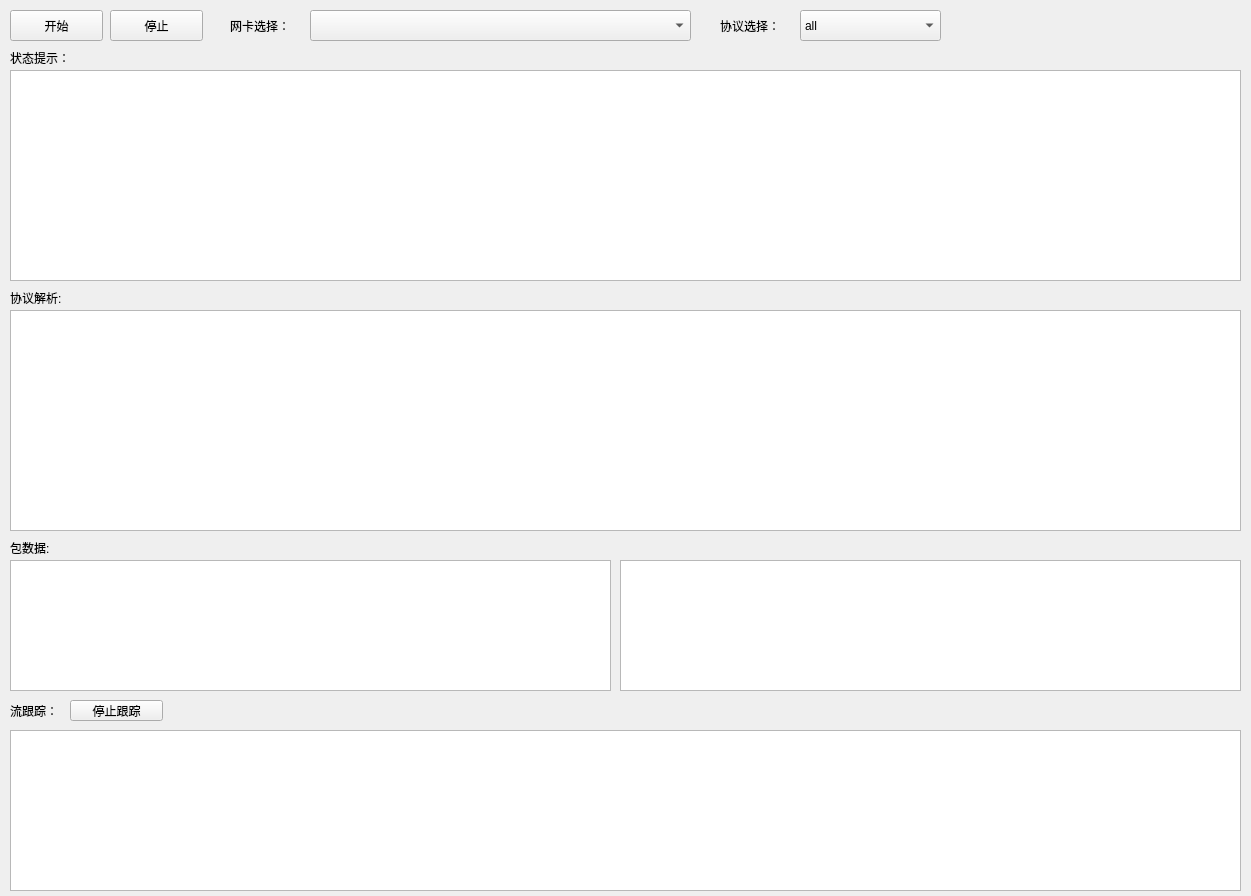
<?xml version="1.0" encoding="UTF-8"?>
<ui version="4.0">
 <class>MainWindow</class>
 <widget class="QMainWindow" name="MainWindow">
  <property name="geometry">
   <rect>
    <x>0</x>
    <y>0</y>
    <width>1251</width>
    <height>896</height>
   </rect>
  </property>
  <property name="windowTitle">
   <string>MainWindow</string>
  </property>
  <widget class="QWidget" name="centralWidget">
   <widget class="QComboBox" name="devSelector">
    <property name="geometry">
     <rect>
      <x>310</x>
      <y>10</y>
      <width>381</width>
      <height>31</height>
     </rect>
    </property>
   </widget>
   <widget class="QComboBox" name="protoSelector">
    <property name="geometry">
     <rect>
      <x>800</x>
      <y>10</y>
      <width>141</width>
      <height>31</height>
     </rect>
    </property>
    <item>
     <property name="text">
      <string>all</string>
     </property>
    </item>
    <item>
     <property name="text">
      <string>HTTP</string>
     </property>
    </item>
    <item>
     <property name="text">
      <string>HTTPS</string>
     </property>
    </item>
    <item>
     <property name="text">
      <string>DNS</string>
     </property>
    </item>
    <item>
     <property name="text">
      <string>SMTP</string>
     </property>
    </item>
    <item>
     <property name="text">
      <string>TCP</string>
     </property>
    </item>
    <item>
     <property name="text">
      <string>UDP</string>
     </property>
    </item>
    <item>
     <property name="text">
      <string>ICMP</string>
     </property>
    </item>
    <item>
     <property name="text">
      <string>IPv4</string>
     </property>
    </item>
    <item>
     <property name="text">
      <string>IPv6</string>
     </property>
    </item>
    <item>
     <property name="text">
      <string>ARP</string>
     </property>
    </item>
   </widget>
   <widget class="QLabel" name="label">
    <property name="geometry">
     <rect>
      <x>10</x>
      <y>50</y>
      <width>71</width>
      <height>16</height>
     </rect>
    </property>
    <property name="text">
     <string>状态提示：</string>
    </property>
   </widget>
   <widget class="QLabel" name="stateDisplay">
    <property name="geometry">
     <rect>
      <x>90</x>
      <y>50</y>
      <width>821</width>
      <height>16</height>
     </rect>
    </property>
    <property name="text">
     <string/>
    </property>
   </widget>
   <widget class="QLabel" name="label_2">
    <property name="geometry">
     <rect>
      <x>720</x>
      <y>10</y>
      <width>71</width>
      <height>31</height>
     </rect>
    </property>
    <property name="text">
     <string>协议选择：</string>
    </property>
   </widget>
   <widget class="QLabel" name="label_3">
    <property name="geometry">
     <rect>
      <x>230</x>
      <y>10</y>
      <width>71</width>
      <height>31</height>
     </rect>
    </property>
    <property name="text">
     <string>网卡选择：</string>
    </property>
   </widget>
   <widget class="QPushButton" name="startButton">
    <property name="geometry">
     <rect>
      <x>10</x>
      <y>10</y>
      <width>93</width>
      <height>31</height>
     </rect>
    </property>
    <property name="text">
     <string>开始</string>
    </property>
   </widget>
   <widget class="QPushButton" name="endButton">
    <property name="geometry">
     <rect>
      <x>110</x>
      <y>10</y>
      <width>93</width>
      <height>31</height>
     </rect>
    </property>
    <property name="text">
     <string>停止</string>
    </property>
   </widget>
   <widget class="QTableWidget" name="outputTable">
    <property name="geometry">
     <rect>
      <x>10</x>
      <y>70</y>
      <width>1231</width>
      <height>211</height>
     </rect>
    </property>
   </widget>
   <widget class="QListWidget" name="protocolAnalyse">
    <property name="geometry">
     <rect>
      <x>10</x>
      <y>310</y>
      <width>1231</width>
      <height>221</height>
     </rect>
    </property>
    <property name="isWrapping" stdset="0">
     <bool>false</bool>
    </property>
   </widget>
   <widget class="QListWidget" name="rawData">
    <property name="geometry">
     <rect>
      <x>10</x>
      <y>560</y>
      <width>601</width>
      <height>131</height>
     </rect>
    </property>
   </widget>
   <widget class="QListWidget" name="rawData_2">
    <property name="geometry">
     <rect>
      <x>620</x>
      <y>560</y>
      <width>621</width>
      <height>131</height>
     </rect>
    </property>
   </widget>
   <widget class="QTableWidget" name="tcpFlowOutput">
    <property name="geometry">
     <rect>
      <x>10</x>
      <y>730</y>
      <width>1231</width>
      <height>161</height>
     </rect>
    </property>
   </widget>
   <widget class="QLabel" name="label_4">
    <property name="geometry">
     <rect>
      <x>10</x>
      <y>290</y>
      <width>81</width>
      <height>16</height>
     </rect>
    </property>
    <property name="text">
     <string>协议解析:</string>
    </property>
   </widget>
   <widget class="QLabel" name="label_5">
    <property name="geometry">
     <rect>
      <x>10</x>
      <y>540</y>
      <width>81</width>
      <height>16</height>
     </rect>
    </property>
    <property name="text">
     <string>包数据:</string>
    </property>
   </widget>
   <widget class="QLabel" name="label_6">
    <property name="geometry">
     <rect>
      <x>10</x>
      <y>700</y>
      <width>81</width>
      <height>21</height>
     </rect>
    </property>
    <property name="text">
     <string>流跟踪：</string>
    </property>
   </widget>
   <widget class="QPushButton" name="stopTrack">
    <property name="geometry">
     <rect>
      <x>70</x>
      <y>700</y>
      <width>93</width>
      <height>21</height>
     </rect>
    </property>
    <property name="text">
     <string>停止跟踪</string>
    </property>
   </widget>
  </widget>
 </widget>
 <layoutdefault spacing="6" margin="11"/>
 <resources/>
 <connections/>
</ui>
